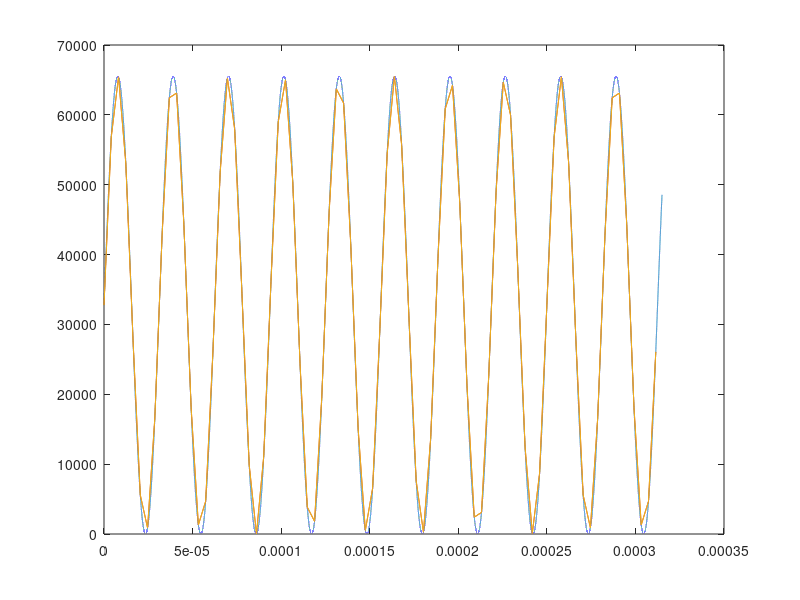

Recreate this plot in MATLAB.
%% dac_wave_gen.m
% generate wave for xcorr algorithm

f = 32e3; % wave freq
fs = 244e3; % adc sampling rate

t = 0:(0.000000001):0.000315;
ts = 0:(1/fs):0.000315;

y = (sin(2*pi*f*t)/2 + 0.5).*65535;
ys = (sin(2*pi*f*ts)/2 + 0.5).*65535;
res = dec2hex(round(ys));

lut = "";

lut_size = size(res, 1);
for i = 1:lut_size
 lut = strcat(lut, "0x", res(i, :), ", ");
 if mod(i, 16) == 0
     lut = strcat(lut, "\n");
 end
end
fprintf(lut);
disp(lut_size);

figure;
plot(t, y);
hold on;
plot(ts, ys);
hold on;
plot(ts, round(ys));
hold off;

%save("Measurements\test_xcorr_dac_wave.mat", "ys");